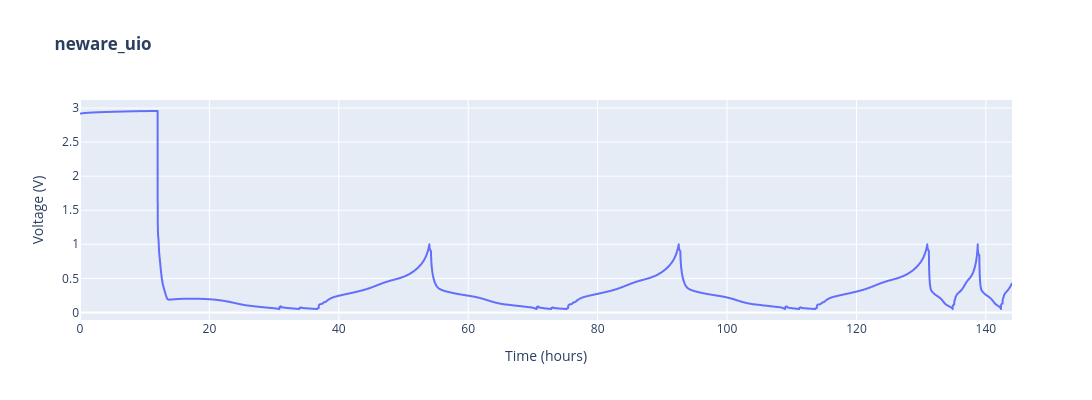

Write notebook code for a chart like this one.
### Markdown cell above
Notice that this loader (with the default model) uses the auto-formatting method. The method tries to find out type of delimiter and number of header rows automatically. You can override this by providing the values in the call yourself, for example `c.get(p, instrument="neware_txt", sep=",")`

### Code cell
plotutils.raw_plot(c, width=1200, height=400)

### Figure 1 — Plotly figure (JSON) as saved in the notebook; plotly's stock layout.template omitted (floating-point values rounded to 4 significant figures; data arrays with more than 128 entries replaced by an {"elided": "..."} marker saying what was removed)
{"data": [{"hovertemplate": "Time (hours)=%{x}<br>Voltage (V)=%{y}<extra></extra>", "legendgroup": "", "line": {"color": "#636efa", "dash": "solid"}, "marker": {"symbol": "circle"}, "mode": "lines", "name": "", "showlegend": false, "type": "scattergl", "x": {"elided": "9065 float values"}, "xaxis": "x", "y": {"elided": "9065 float values"}, "yaxis": "y"}], "layout": {"height": 400, "legend": {"tracegroupgap": 0}, "title": {"text": "<b>neware_uio</b>"}, "width": 1200, "xaxis": {"anchor": "y", "autorange": true, "domain": [0, 1], "range": [0, 144.0], "title": {"text": "Time (hours)"}, "type": "linear"}, "yaxis": {"anchor": "x", "autorange": true, "domain": [0, 1], "range": [-0.1115, 3.119], "title": {"text": "Voltage (V)"}, "type": "linear"}}}
